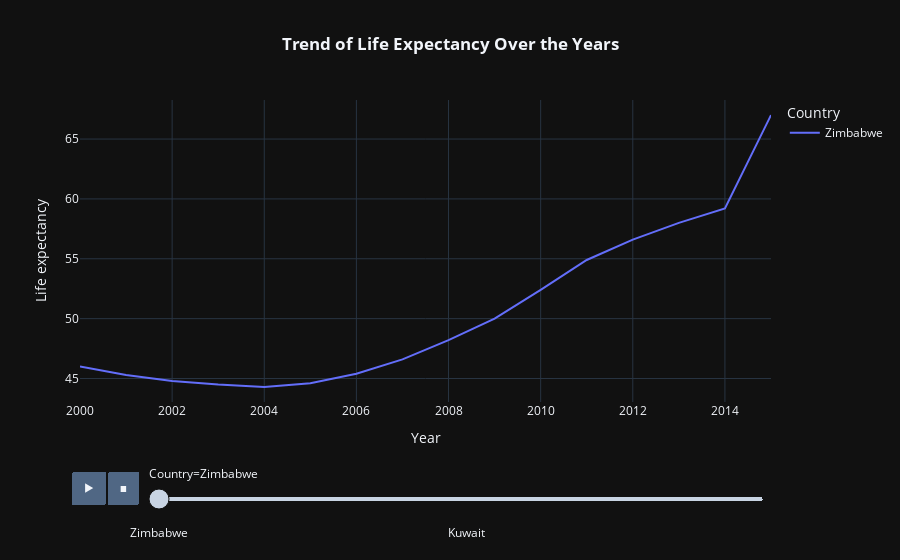

The cell this chart's notebook holds for it:
### Code cell
#using plotly draw line plot to show the trend of life expectancy over the years
fig = px.line(df.sort_values(by='Year'), x='Year', y='Life expectancy ',animation_frame='Country',animation_group='Year',color='Country',template='plotly_dark', title='Trend of Life Expectancy Over the Years')

#update layout to center the title and make it bold
fig.update_layout(
    title=dict(text='<b>Trend of Life Expectancy Over the Years</b>', x=0.5)
)

fig.show()
